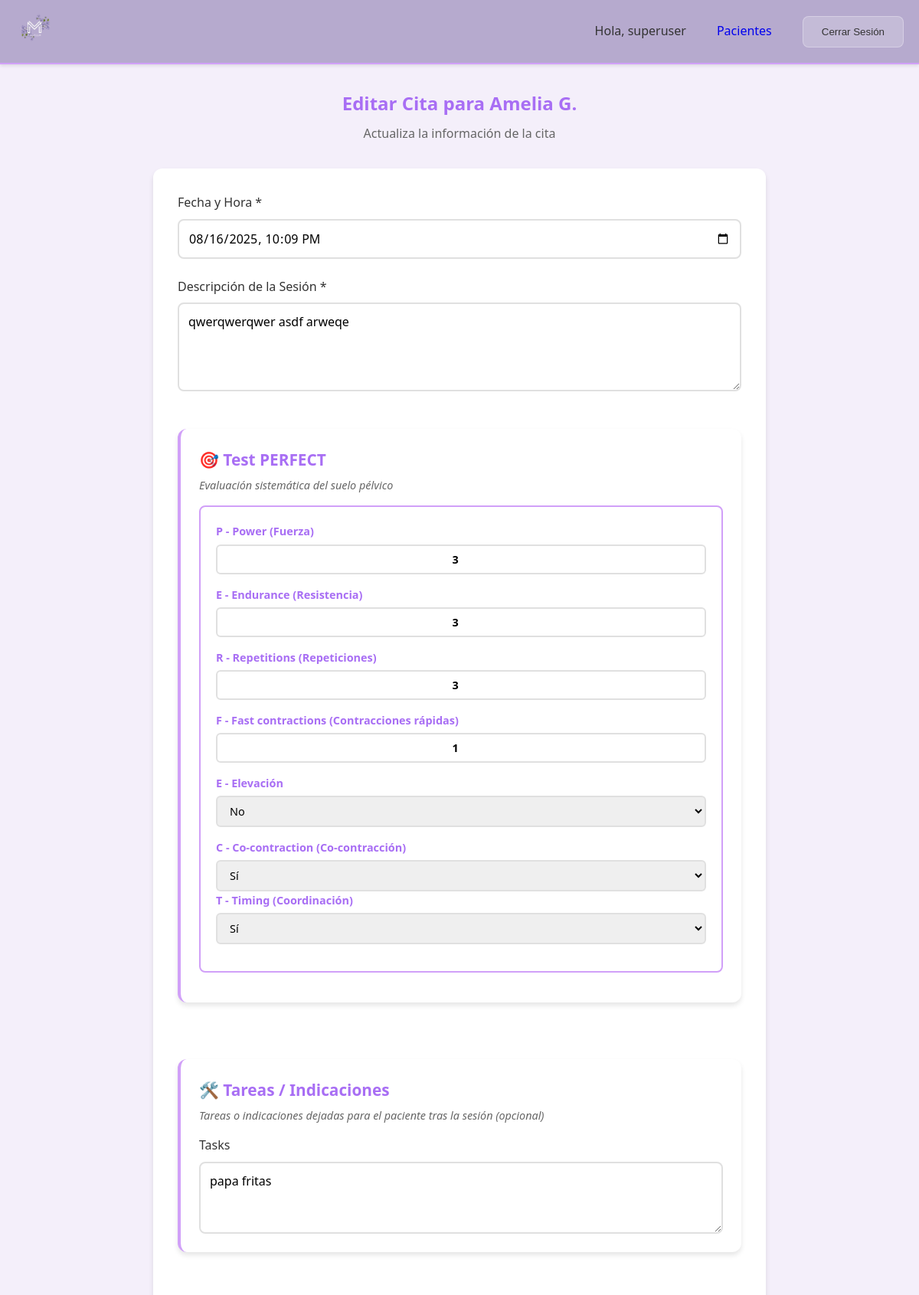
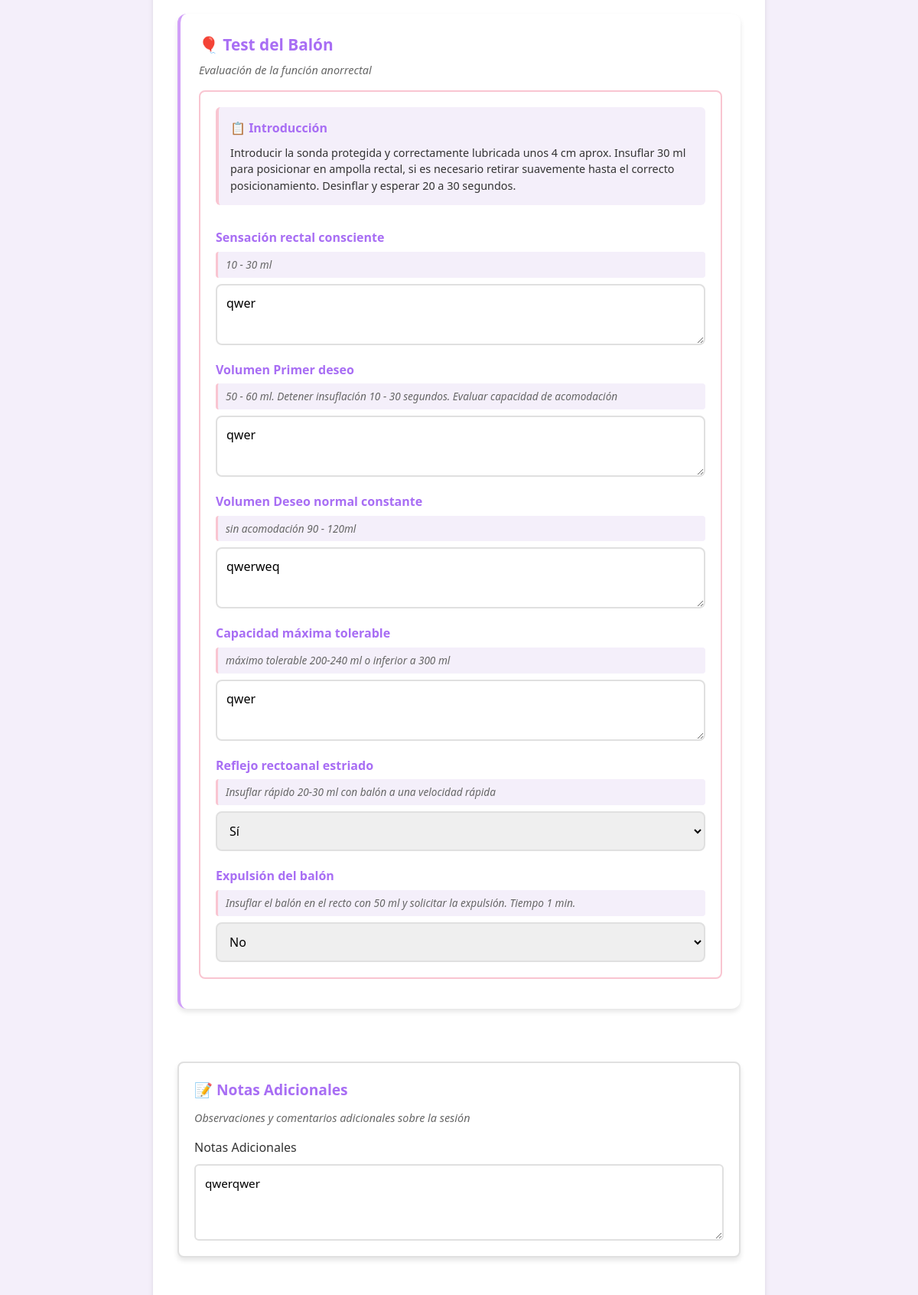
Screenshot of /appointments/4/edit/ (signed in, upper part) with the database file from the repository (2 pictures, top to bottom).
### core/models.py (models this page shows, shortened)
class Patient(models.Model):
    user = models.ForeignKey(User, on_delete=models.CASCADE, help_text="Profesional responsable")
    full_name = models.CharField(max_length=200, help_text="Nombre completo del paciente")
    birth_date = models.DateField(help_text="Fecha de nacimiento del paciente")
    profession = models.CharField(max_length=100, default="", blank=True, help_text="Profesión")
    phone = models.CharField(max_length=20, default="", blank=True, help_text="Teléfono")
    address = models.TextField(default="", blank=True, help_text="Dirección")
    medications = models.TextField(blank=True, help_text="Medicamentos actuales")
    musculoskeletal_history = models.TextField(blank=True, help_text="Antecedentes músculo esquelético")
    patient_data_other = models.TextField(blank=True, help_text="Otros datos del paciente")
    menopause = models.CharField(max_length=10, choices=[('si', 'Sí'), ('no', 'No')], blank=True, help_text="Menopausia")
    menopause_time = models.CharField(max_length=50, blank=True, help_text="Hace cuánto tiempo")
    regular_menstrual_cycle = models.CharField(max_length=10, choices=[('si', 'Sí'), ('no', 'No')], blank=True, help_text="Ciclo menstrual regular")
    previous_surgeries = models.TextField(blank=True, help_text="Cirugías previas")
    pregnancies_g = models.PositiveIntegerField(null=True, blank=True, help_text="G (Gestaciones)")
    abortions_a = models.PositiveIntegerField(null=True, blank=True, help_text="A (Abortos)")
    losses_p = models.PositiveIntegerField(null=True, blank=True, help_text="P (Pérdidas)")
    child_weight = models.TextField(blank=True, help_text="Peso del hijo")
    delivery_type = models.CharField(max_length=50, blank=True, help_text="Partos: normal y/o cesárea")
    episiotomies = models.CharField(max_length=10, choices=[('si', 'Sí'), ('no', 'No')], blank=True, help_text="Episiotomías")
    postpartum = models.TextField(blank=True, help_text="Post parto")
    instrumentation = models.TextField(blank=True, help_text="Instrumentalización")
    muscle_tear = models.TextField(blank=True, help_text="Desgarro muscular")
    io = models.BooleanField(default=False, help_text="IO")
    if_field = models.BooleanField(default=False, help_text="IF")
    ig = models.BooleanField(default=False, help_text="IG")
    prolapse = models.CharField(max_length=10, choices=[('si', 'Sí'), ('no', 'No')], blank=True, help_text="Prolapso")
    prolapse_type = models.TextField(blank=True, help_text="¿Cuál prolapso?")
    allergies = models.TextField(blank=True, help_text="Alergias")
    gynecological_other = models.TextField(blank=True, help_text="Otros")
    is_pregnant = models.BooleanField(default=False, help_text="¿Está embarazada?")
    pregnancy_weeks_at_registration = models.PositiveIntegerField(null=True, blank=True, help_text="Semanas de embarazo al momento del registro (máximo 42)")
    pregnancy_week_day = models.CharField(max_length=10, choices=[
        ('lunes', 'Lunes'), ('martes', 'Martes'), ('miercoles', 'Miércoles'),
        ('jueves', 'Jueves'), ('viernes', 'Viernes'), ('sabado', 'Sábado'), ('domingo', 'Domingo')
    ], blank=True, help_text="Día de la semana para contar semanas")
    pregnancy_registration_date = models.DateField(null=True, blank=True, help_text="Fecha cuando se registraron las semanas")
    is_postpartum = models.BooleanField(default=False, help_text="¿Está en postparto?")
    postpartum_weeks_at_registration = models.PositiveIntegerField(null=True, blank=True, help_text="Semanas de postparto al momento del registro")
    postpartum_week_day = models.CharField(max_length=10, choices=[
        ('lunes', 'Lunes'), ('martes', 'Martes'), ('miercoles', 'Miércoles'),
        ('jueves', 'Jueves'), ('viernes', 'Viernes'), ('sabado', 'Sábado'), ('domingo', 'Domingo')
    ], blank=True, help_text="Día de la semana para contar semanas postparto")
    postpartum_registration_date = models.DateField(null=True, blank=True, help_text="Fecha cuando se registraron las semanas postparto")
    postpartum_start_date = models.DateField(null=True, blank=True, help_text="Fecha de inicio del postparto")
    alta = models.BooleanField(default=False, help_text="Indica si el paciente fue dado de alta y se cerró su ciclo clínico.")
    created_at = models.DateTimeField(auto_now_add=True)
    updated_at = models.DateTimeField(auto_now=True)
    class Meta:
        ordering = ['full_name']
        verbose_name = "Paciente"
        verbose_name_plural = "Pacientes"

class Appointment(models.Model):
    YES_NO_CHOICES = [
        ('si', 'Sí'),
        ('no', 'No'),
    ]
    patient = models.ForeignKey(Patient, on_delete=models.CASCADE, related_name='appointments', help_text="Paciente")
    date_time = models.DateTimeField(help_text="Fecha y hora de la cita")
    session_description = models.TextField(help_text="Descripción de la sesión o actividad realizada")
    additional_notes = models.TextField(blank=True, help_text="Notas adicionales")
    tasks = models.TextField(blank=True, help_text="Tareas o indicaciones para seguimiento")
    perfect_p_power = models.PositiveIntegerField(null=True, blank=True, help_text="P - Power (Fuerza)")
    perfect_e_endurance = models.PositiveIntegerField(null=True, blank=True, help_text="E - Endurance (Resistencia)")
    perfect_r_repetitions = models.PositiveIntegerField(null=True, blank=True, help_text="R - Repetitions (Repeticiones)")
    perfect_f_fast = models.PositiveIntegerField(null=True, blank=True, help_text="F - Fast contractions (Contracciones rápidas)")
    perfect_e_every = models.CharField(max_length=10, choices=YES_NO_CHOICES, blank=True, help_text="E - Every contraction (Cada contracción)")
    perfect_c_cocontraction = models.CharField(max_length=10, choices=YES_NO_CHOICES, blank=True, help_text="C - Co-contraction (Co-contracción)")
    perfect_t_timing = models.CharField(max_length=10, choices=YES_NO_CHOICES, blank=True, help_text="T - Timing (Coordinación)")
    balloon_rectal_sensation = models.TextField(blank=True, help_text="Sensación rectal consciente: 10 - 30 ml")
    balloon_first_desire_volume = models.TextField(blank=True, help_text="Volumen Primer deseo: 50 - 60 ml")
    balloon_normal_desire_volume = models.TextField(blank=True, help_text="Volumen Deseo normal constante: sin acomodación 90 - 120ml")
    balloon_max_tolerable_capacity = models.TextField(blank=True, help_text="Capacidad máxima tolerable: máximo tolerable 200-240 ml")
    balloon_rectoanal_reflex = models.CharField(max_length=10, choices=YES_NO_CHOICES, blank=True, help_text="Reflejo rectoanal estriado")
    balloon_expulsion = models.CharField(max_length=10, choices=YES_NO_CHOICES, blank=True, help_text="Expulsión del balón")
    created_at = models.DateTimeField(auto_now_add=True)
    updated_at = models.DateTimeField(auto_now=True)
    class Meta:
        ordering = ['-date_time']
        verbose_name = "Cita"
        verbose_name_plural = "Citas"

### core/views.py (the view)
# urls.py: path('appointments/<int:pk>/edit/', views.appointment_update, name='appointment_update'),
@login_required
def appointment_update(request, pk):
    appointment = get_object_or_404(Appointment, pk=pk, patient__user=request.user)
    if request.method == 'POST':
        form = AppointmentForm(request.POST, instance=appointment)
        if form.is_valid():
            form.save()
            messages.success(request, f'Cita de {appointment.patient.full_name} actualizada exitosamente.')
            return redirect('patient_detail', pk=appointment.patient.pk)
    else:
        form = AppointmentForm(instance=appointment)
    context = {
        'form': form,
        'patient': appointment.patient,
    }
    return render(request, 'appointments/appointment_form.html', context)

### templates/appointments/appointment_form.html (shortened to what this page needs)
{% extends 'base.html' %}
{% block content %}
<div class="form-container">
    <div class="form-header">
        <h2>
            {% if form.instance.pk %}
            Editar Cita para {{ patient.full_name }}
            {% else %}
            Nueva Cita para {{ patient.full_name }}
            {% endif %}
        </h2>
        <p class="form-subtitle">
            {% if form.instance.pk %}
            Actualiza la información de la cita
            {% else %}
            Completa los datos de la nueva cita
            {% endif %}
        </p>
    </div>
    <div class="form-card">
        <form method="post" class="appointment-form">
            <div class="form-group">
                <label for="{{ form.date_time.id_for_label }}">{{ form.date_time.label }} *</label>
                {{ form.date_time }}
            </div>
            <div class="form-group">
                <label for="{{ form.session_description.id_for_label }}">{{ form.session_description.label }} *</label>
                {{ form.session_description }}
            </div>
            <div class="form-section">
                <h3 class="section-title">🎯 Test PERFECT</h3>
                <p class="section-description">Evaluación sistemática del suelo pélvico</p>
                <div class="perfect-test-grid">
                <div class="perfect-row">
                    <div class="form-group perfect-field">
                        <label for="{{ form.perfect_p_power.id_for_label }}">{{ form.perfect_p_power.label }}</label>
                        {{ form.perfect_p_power }}
                    </div>
                    <div class="form-group perfect-field">
                        <label for="{{ form.perfect_e_endurance.id_for_label }}">{{ form.perfect_e_endurance.label}}</label>
                        {{ form.perfect_e_endurance }}
                    </div>
                    <div class="form-group perfect-field">
                        <label for="{{ form.perfect_r_repetitions.id_for_label }}">{{ form.perfect_r_repetitions.label}}</label>
                        {{ form.perfect_r_repetitions }}
                    </div>
                    <div class="form-group perfect-field">
                        <label for="{{ form.perfect_f_fast.id_for_label }}">{{ form.perfect_f_fast.label }}</label>
                        {{ form.perfect_f_fast }}
                    </div>
                    <div class="form-group perfect-field">
                        <label for="{{ form.perfect_e_every.id_for_label }}">E - Elevación</label>
                        {{ form.perfect_e_every }}
                    </div>
                    <div class="form-group perfect-field">
                        <label for="{{ form.perfect_c_cocontraction.id_for_label }}">{{form.perfect_c_cocontraction.label }}</label>
                        {{ form.perfect_c_cocontraction }}
                    <div class="form-group perfect-field">
                        <label for="{{ form.perfect_t_timing.id_for_label }}">{{ form.perfect_t_timing.label }}</label>
                        {{ form.perfect_t_timing }}
                    </div>
                </div>
            </div>
    </div>
</div>
<div class="form-section">
    <h3 class="section-title">🛠️ Tareas / Indicaciones</h3>
    <p class="section-description">Tareas o indicaciones dejadas para el paciente tras la sesión (opcional)</p>
    <div class="form-group">
        <label for="{{ form.tasks.id_for_label }}">{{ form.tasks.label }}</label>
        {{ form.tasks }}
    </div>
</div>
<div class="form-section">
    <h3 class="section-title">🎈 Test del Balón</h3>
    <p class="section-description">Evaluación de la función anorrectal</p>
    <div class="balloon-test-grid">
        <div class="balloon-row">
            <div class="balloon-intro">
                <h4>📋 Introducción</h4>
                <p class="instruction-text">
                    Introducir la sonda protegida y correctamente lubricada unos 4 cm aprox.
                    Insuflar 30 ml para posicionar en ampolla rectal, si es necesario retirar
                    suavemente hasta el correcto posicionamiento. Desinflar y esperar 20 a 30 segundos.
                </p>
            </div>
            <div class="form-group balloon-field">
                <label for="{{ form.balloon_rectal_sensation.id_for_label }}">{{ form.balloon_rectal_sensation.label}}</label>
                <p class="field-instruction">10 - 30 ml</p>
                {{ form.balloon_rectal_sensation }}
            </div>
            <div class="form-group balloon-field">
                <label for="{{ form.balloon_first_desire_volume.id_for_label }}">{{form.balloon_first_desire_volume.label }}</label>
                <p class="field-instruction">50 - 60 ml. Detener insuflación 10 - 30 segundos. Evaluar capacidad de
                    acomodación</p>
                {{ form.balloon_first_desire_volume }}
            </div>
            <div class="form-group balloon-field">
                <label for="{{ form.balloon_normal_desire_volume.id_for_label }}">{{form.balloon_normal_desire_volume.label }}</label>
                <p class="field-instruction">sin acomodación 90 - 120ml</p>
                {{ form.balloon_normal_desire_volume }}
            </div>
            <div class="form-group balloon-field">
                <label for="{{ form.balloon_max_tolerable_capacity.id_for_label }}">{{form.balloon_max_tolerable_capacity.label }}</label>
                <p class="field-instruction">máximo tolerable 200-240 ml o inferior a 300 ml</p>
                {{ form.balloon_max_tolerable_capacity }}
            </div>
            <div class="form-group balloon-field">
                <label for="{{ form.balloon_rectoanal_reflex.id_for_label }}">{{ form.balloon_rectoanal_reflex.label}}</label>
                <p class="field-instruction">Insuflar rápido 20-30 ml con balón a una velocidad rápida</p>
                {{ form.balloon_rectoanal_reflex }}
            </div>
            <div class="form-group balloon-field">
                <label for="{{ form.balloon_expulsion.id_for_label }}">{{ form.balloon_expulsion.label }}</label>
                <p class="field-instruction">Insuflar el balón en el recto con 50 ml y solicitar la expulsión. Tiempo 1
                    min.</p>
                {{ form.balloon_expulsion }}
            </div>
        </div>
    </div>
</div>
<div class="form-group">
<div class="form-section notes-section">
    <h3 class="section-title">📝 Notas Adicionales</h3>
    <p class="section-description">Observaciones y comentarios adicionales sobre la sesión</p>
    <div class="form-group">
        <label for="{{ form.additional_notes.id_for_label }}">{{ form.additional_notes.label }}</label>
        {{ form.additional_notes }}
    </div>
</div>
</form>
{% endblock %}

### templates/base.html (shortened to what this page needs)
<!DOCTYPE html>
<html lang="es">
<head>
    {% load static %}
    <link rel="stylesheet" href="{% static 'css/style.css' %}">
</head>
<body>
    <header class="header">
        <div class="container">
            <a href="{% url 'dashboard' %}" class="logo">
                <img src="{% static 'makimotion_logo.JPG' %}" alt="MakiMotion" class="logo-img">
            </a>
            {% if user.is_authenticated %}
                <nav class="nav">
                    <span class="user-info">Hola, {{ user.username }}</span>
                    <a href="{% url 'patient_list' %}" class="btn btn-outline-primary ms-2">Pacientes</a>
                    <form method="post" action="{% url 'logout' %}" style="display: inline;">
                        <button type="submit" class="btn btn-secondary">Cerrar Sesión</button>
                    </form>
                </nav>
            {% endif %}
        </div>
    </header>
    <main class="main">
        <div class="container">
            {% block content %}
            {% endblock %}
        </div>
    </main>
</body>
</html>

### rows the page displays
Patient: full_name "Amelia G."
Appointment: date_time "08/16/2025 22:09", session_description "qwerqwerqwer asdf arweqe", perfect_p_power "3", perfect_e_endurance "3", perfect_r_repetitions "3", perfect_f_fast "1", perfect_e_every "No", perfect_c_cocontraction "Sí", perfect_t_timing "Sí", tasks "papa fritas", balloon_rectal_sensation "qwer", balloon_first_desire_volume "qwer", balloon_normal_desire_volume "qwerweq", balloon_max_tolerable_capacity "qwer", balloon_rectoanal_reflex "Sí", balloon_expulsion "No", additional_notes "qwerqwer"

### other values shown
{{ user.username }} "superuser"
